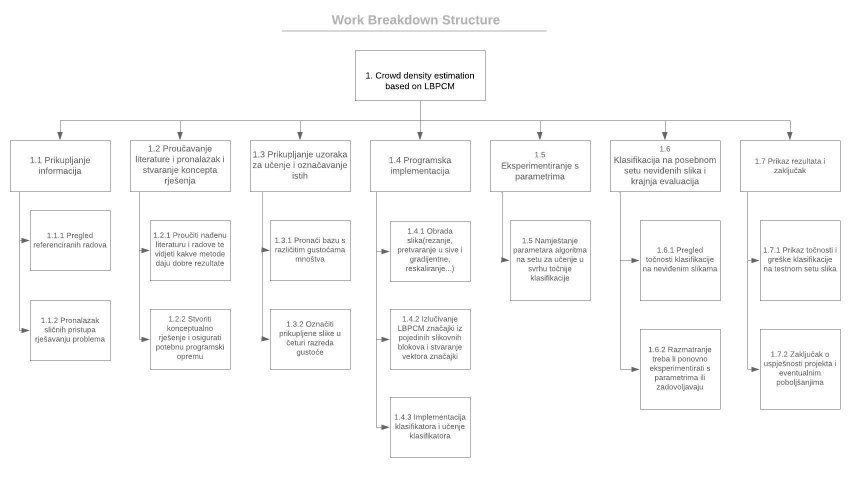
#> input picture dokumentacija/Work Breakdown Structure Example.jpeg, 1718 x 962 px (shown at 1/2 size); its folder holds only this picture in this run
$ python -i util.py   (imports and definitions only)
#> lines starting #> are read from the running program, lines starting #| are printed output that depends on the picture
import concurrent.futures
import copy
import json
import os

import cv2 as cv
import numpy as np

import App
import LBPCM

# postotak ukupne kolicine slika koji se koristi za treniranje
ratio = 0.7
# brojac za slikovne elemente
picCounter = 0

# [1 line that did not run here, left out]
# zeljena sirina slikovnog elementa
# [1 line that did not run here, left out]
# zeljena visina slikovnog elementa
# [1 line that did not run here, left out]
# sirina slike
imageX = 0
# visina slike
imageY = 0
# cjelobrojni broj koraka u x smjeru(koliko je moguce napraviti slikovnih elemenata sa sirinom x_size)
# [1 line that did not run here, left out]
# koraci u y smjeru
# [1 line that did not run here, left out]

class Container:

    # [5 lines left out: function __init__, not called in this run]

    def getImage(self):
        return self.image

    def getModel(self):
        return self.model

    def getConfiguration(self):
        return self.configuration

    def getMultiple(self):
        return self.multiple

# [427 lines left out: functions saveImage, sliding_window, makePicDims, resizePercent, normalize, classifyImage and 9 more, not called in this run]

>>> result = gradientImage('dokumentacija/Work Breakdown Structure Example.jpeg')
#> in gradientImage, img is the input picture: shape (962, 1718); min 0, max 255, mean 249.6
#> in gradientImage, `sobelx = cv.Sobel(img, -1, 1, 0, ksize=3)`:
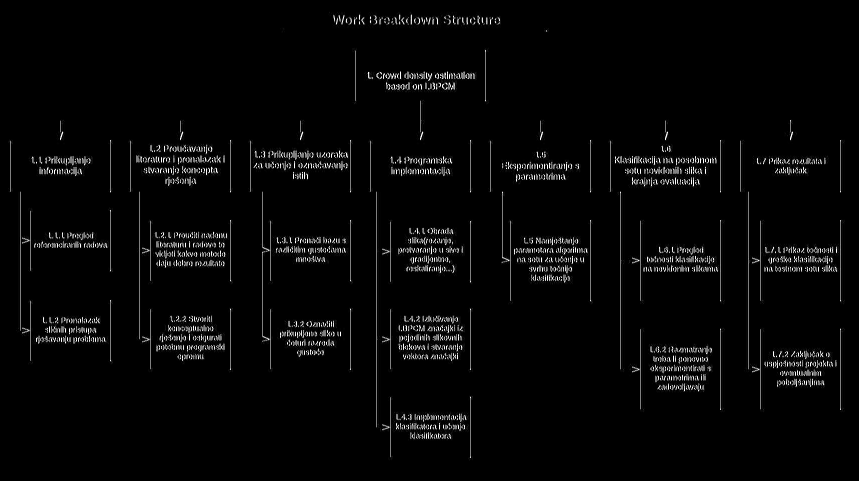
#> sobelx: shape (962, 1718) (shown at 1/2 size); min 0, max 255, mean 7
#> in gradientImage, `sobely = cv.Sobel(img, -1, 0, 1, ksize=3)`:
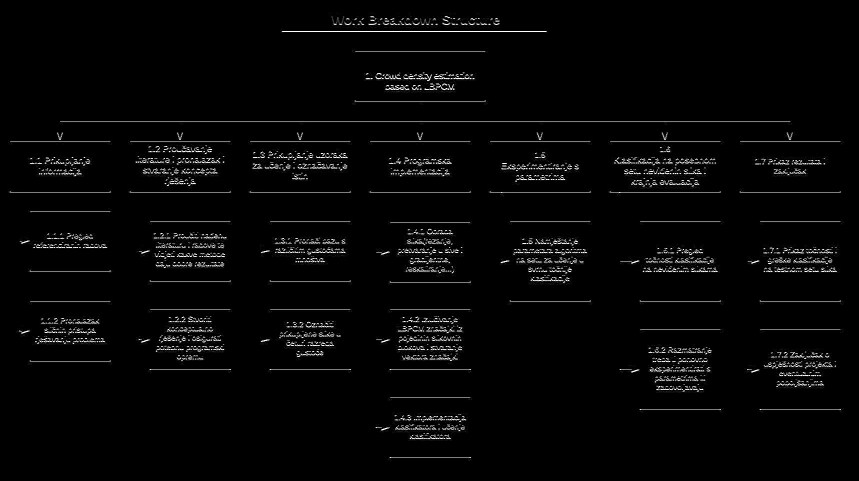
#> sobely: shape (962, 1718) (shown at 1/2 size); min 0, max 255, mean 6.5
#> in gradientImage, `sobel = cv.Sobel(img, cv.CV_8U, 1, 1, ksize=3)`:
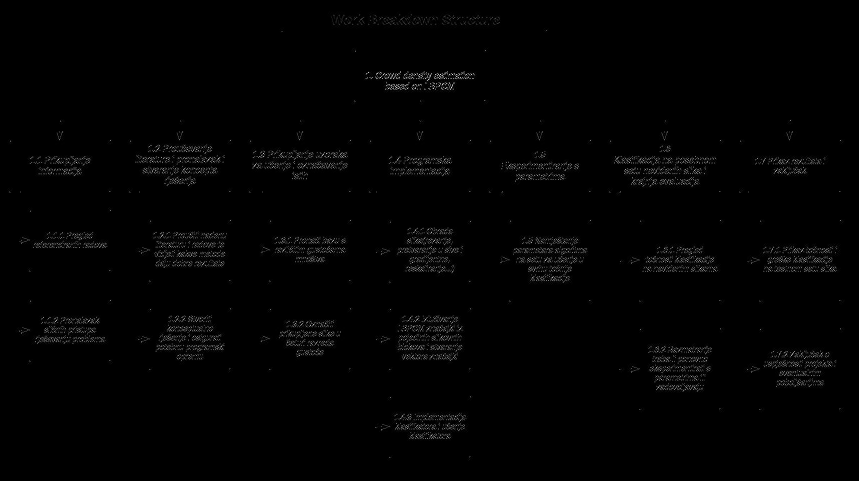
#> sobel: shape (962, 1718) (shown at 1/2 size); min 0, max 255, mean 2.5
